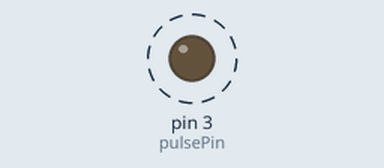
Simulated run of this sketch. Board: Arduino Uno, built with avr-gcc and run on an emulated ATmega328P. Shown: output pins drawn as LEDs (lit = HIGH). Dashed ring = blinking.

Above: at 0.4 s.
Timing chart, 0 to 3.0 s (numbered marks = the images above):
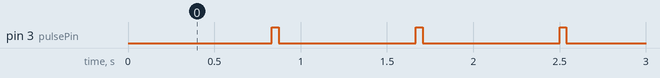

The sketch:

heartbeat_sensor_file.ino
```cpp
// Virtual Heartbeat Generator for Proteus
// Output pin simulates pulse sensor signal

const int pulsePin = 3;   // output pin
int bpm = 72;             // simulated heart rate

unsigned long beatInterval;
unsigned long lastBeat = 0;

void setup()
{
  pinMode(pulsePin, OUTPUT);
  beatInterval = 60000 / bpm;   // ms per beat
}

void loop()
{
  unsigned long currentTime = millis();

  if (currentTime - lastBeat >= beatInterval)
  {
    // generate heartbeat spike
    digitalWrite(pulsePin, HIGH);
    delay(40);                // pulse width
    digitalWrite(pulsePin, LOW);

    lastBeat = currentTime;
  }
}
```

Measured:
- by itself, pin 3 (pulsePin): alternates HIGH for 0.04 s and LOW for 0.79 s
